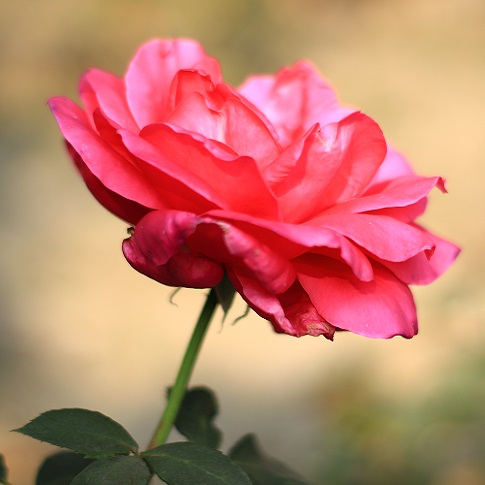
#> input picture Unsupervised Learning/PCA/rose.jpg, 485 x 485 px
$ jupyter execute PCA-image-reduction.ipynb
#> lines starting #> are read from the running program, lines starting #| are printed output that depends on the picture
# We will take a colored picture and will use PCA to reduce its dimension and then reconstruct the image to visulize.

## Import all the libraries

[cell 1]
import numpy as np
import pandas as pd
import matplotlib.pyplot as plt
from sklearn.decomposition import PCA
import cv2
from scipy.stats import stats
import matplotlib.image as mpimg

## Prepare the data

[cell 2]
img = cv2.cvtColor(cv2.imread('rose.jpg'), cv2.COLOR_BGR2RGB)
plt.imshow(img)
plt.show()

[cell 3]
img.shape
#> Out = (485, 485, 3)

[cell 4]
#Splitting into channels
blue,green,red = cv2.split(img)
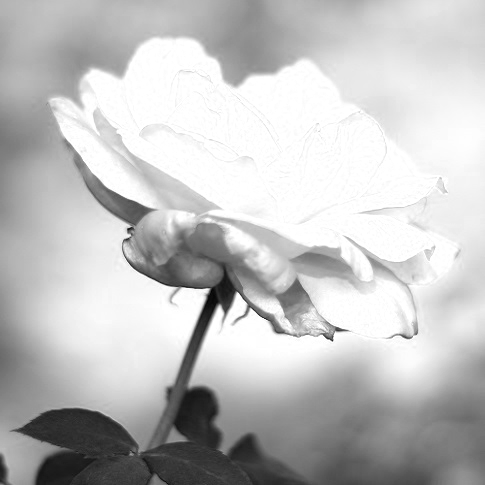
#> blue: shape (485, 485); min 2, max 255, mean 193
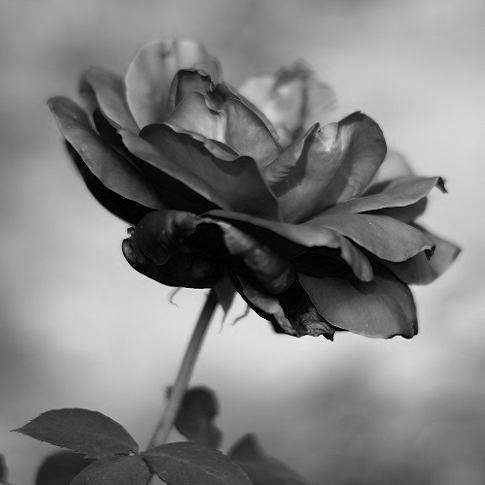
#> green: shape (485, 485); min 0, max 245, mean 128
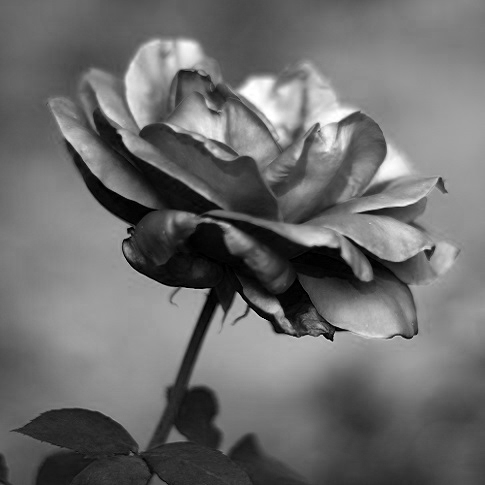
#> red: shape (485, 485); min 0, max 255, mean 108.5

# Plotting the images
fig = plt.figure(figsize = (15, 7.2))
fig.add_subplot(131)
plt.title("Blue Channel")
plt.imshow(blue)

fig.add_subplot(132)
plt.title("Green Channel")
plt.imshow(green)

fig.add_subplot(133)
plt.title("Red Channel")
plt.imshow(red)

plt.show()
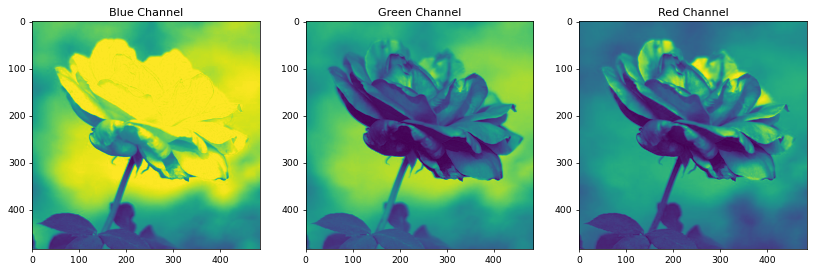
#> figure drawn by matplotlib, 3 panels

## Check the data of the blue channel

[cell 5]
blue_temp_df = pd.DataFrame(data = blue)
#> blue_temp_df = table of 485 rows and 485 columns
blue_temp_df
#> Out = table of 485 rows and 485 columns

## Perform PCA

## Scale the data

[cell 6]
df_blue = blue/255
df_green = green/255
df_red = red/255

## Fit the data in PCA

[cell 7]
pca_b = PCA(n_components=50)
pca_b.fit(df_blue)
trans_pca_b = pca_b.transform(df_blue)
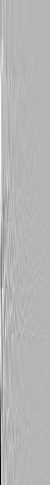
#> trans_pca_b: shape (485, 50) float64; min -10.41, max 4.18, mean 4.69e-16; drawn with min black and max white

pca_g = PCA(n_components=50)
pca_g.fit(df_green)
trans_pca_g = pca_g.transform(df_green)

pca_r = PCA(n_components=50)
pca_r.fit(df_red)
trans_pca_r = pca_r.transform(df_red)
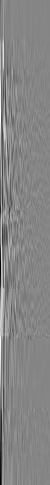
#> trans_pca_r: shape (485, 50) float64; min -4.3, max 3.9, mean -2.89e-16; drawn with min black and max white

print(trans_pca_b.shape)
#| (485, 50)
print(trans_pca_r.shape)
#| (485, 50)
print(trans_pca_g.shape)
#| (485, 50)

### Lets plot a bar chart to check the explained variance ratio by each Eigen values

[cell 8]
print(f"Blue Channel : {sum(pca_b.explained_variance_ratio_)}")
print(f"Green Channel: {sum(pca_g.explained_variance_ratio_)}")
print(f"Red Channel  : {sum(pca_r.explained_variance_ratio_)}")

[cell 9]
fig = plt.figure(figsize = (15, 6))
fig.add_subplot(131)
plt.title("Blue Channel")
plt.ylabel('Variation explained')
plt.xlabel('Eigen Value')
plt.bar(list(range(1,51)),pca_b.explained_variance_ratio_)

fig.add_subplot(132)
plt.title("Green Channel")
plt.ylabel('Variation explained')
plt.xlabel('Eigen Value')
plt.bar(list(range(1,51)),pca_g.explained_variance_ratio_)

fig.add_subplot(133)
plt.title("Red Channel")
plt.ylabel('Variation explained')
plt.xlabel('Eigen Value')
plt.bar(list(range(1,51)),pca_r.explained_variance_ratio_)
plt.show()
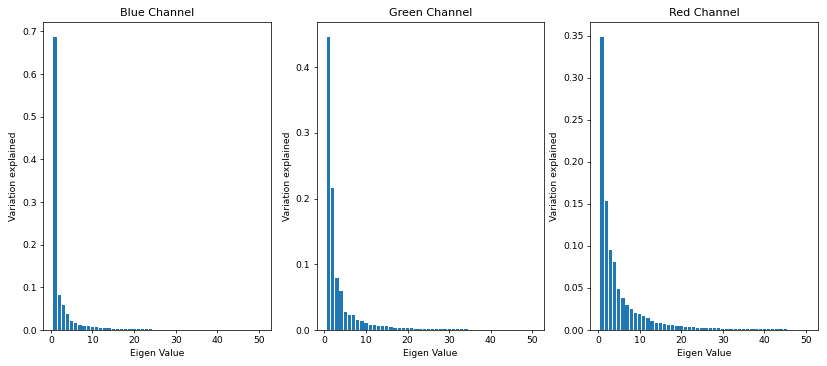
#> figure drawn by matplotlib, 3 panels; panel 1: tallest bar 0.688 high, from x = 0.6 to 1.4; panel 2: tallest bar 0.447 high, from x = 0.6 to 1.4; panel 3: tallest bar 0.349 high, from x = 0.6 to 1.4

### Reconstruct to validate and visualize

[cell 10]
b_arr = pca_b.inverse_transform(trans_pca_b)
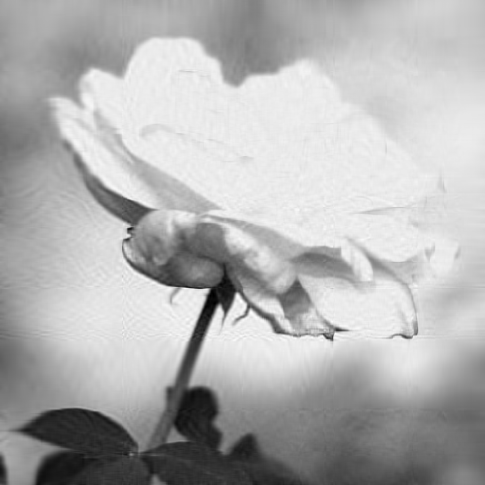
#> b_arr: shape (485, 485) float64; min 0.00978, max 1.08, mean 0.757; drawn with min black and max white
g_arr = pca_g.inverse_transform(trans_pca_g)
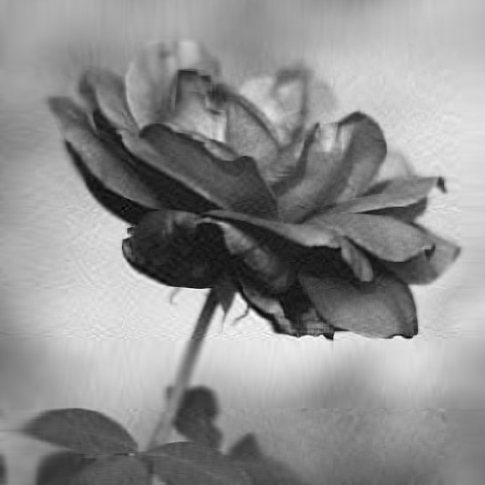
#> g_arr: shape (485, 485) float64; min -0.105, max 0.971, mean 0.502; drawn with min black and max white
r_arr = pca_r.inverse_transform(trans_pca_r)
print(b_arr.shape, g_arr.shape, r_arr.shape)
#| (485, 485) (485, 485) (485, 485)

[cell 11]
img_reduced= cv2.merge((b_arr, g_arr, r_arr))
print(img_reduced.shape)
#| (485, 485, 3)

[cell 12]
fig = plt.figure(figsize = (10, 7.2))
fig.add_subplot(121)
plt.title("Original Image")
plt.imshow(img)

fig.add_subplot(122)
plt.title("Reduced Image")
plt.imshow(img_reduced)
plt.show()
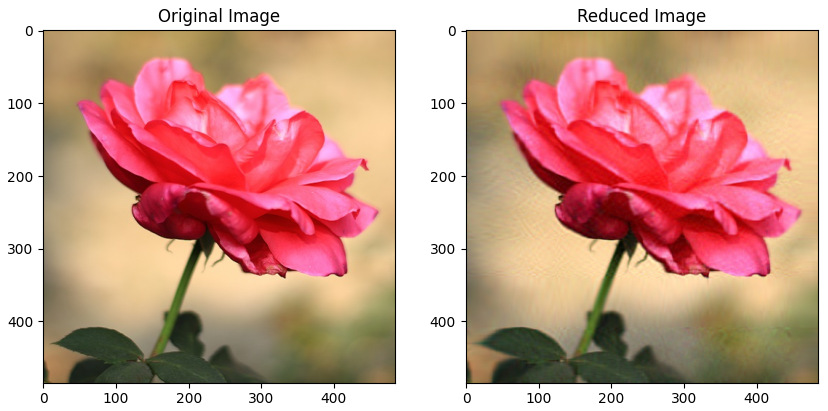
#> figure drawn by matplotlib, 2 panels
